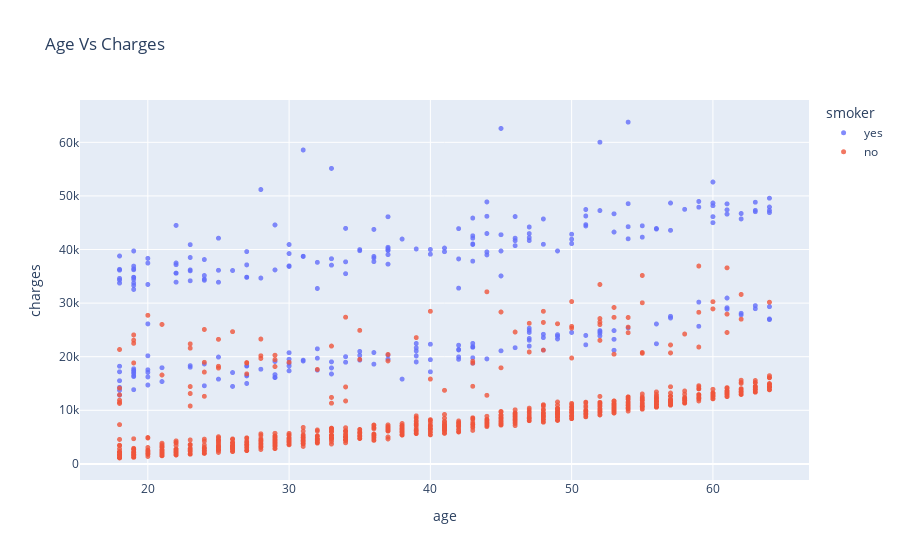

Notebook source saved alongside this figure:
### Code cell
# Age and Charges

fig = px.scatter(medical_df, x='age', y='charges', color='smoker', opacity=0.8, hover_data=['sex'], title='Age Vs Charges')
fig.update_traces(marker_size = 5)
fig.show()

### Figure 1 — Plotly figure (JSON) as saved in the notebook; plotly's stock layout.template omitted (floating-point values rounded to 4 significant figures; data arrays with more than 128 entries replaced by an {"elided": "..."} marker saying what was removed)
{"data": [{"customdata": {"elided": "274x1 str values"}, "hovertemplate": "smoker=yes<br>age=%{x}<br>charges=%{y}<br>sex=%{customdata[0]}<extra></extra>", "legendgroup": "yes", "marker": {"color": "#636efa", "opacity": 0.8, "size": 5, "symbol": "circle"}, "mode": "markers", "name": "yes", "showlegend": true, "type": "scattergl", "x": {"elided": "274 int values"}, "xaxis": "x", "y": {"elided": "274 float values"}, "yaxis": "y"}, {"customdata": {"elided": "1064x1 str values"}, "hovertemplate": "smoker=no<br>age=%{x}<br>charges=%{y}<br>sex=%{customdata[0]}<extra></extra>", "legendgroup": "no", "marker": {"color": "#EF553B", "opacity": 0.8, "size": 5, "symbol": "circle"}, "mode": "markers", "name": "no", "showlegend": true, "type": "scattergl", "x": {"elided": "1064 int values"}, "xaxis": "x", "y": {"elided": "1064 float values"}, "yaxis": "y"}], "layout": {"legend": {"title": {"text": "smoker"}, "tracegroupgap": 0}, "title": {"text": "Age Vs Charges"}, "xaxis": {"anchor": "y", "domain": [0, 1], "title": {"text": "age"}}, "yaxis": {"anchor": "x", "domain": [0, 1], "title": {"text": "charges"}}}}
